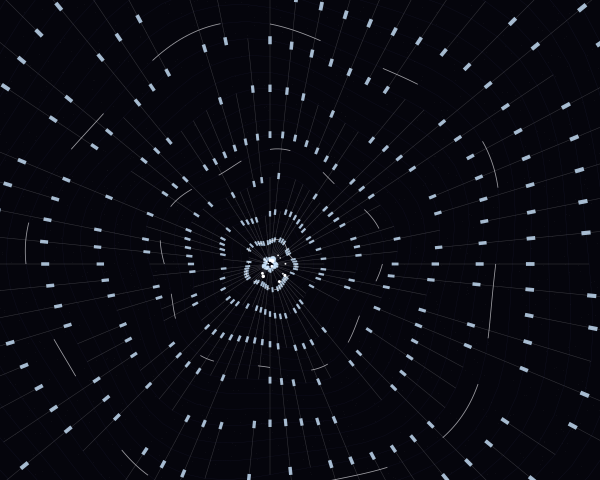

Recreate this plot in Python.
import cairo
import math
import random

# Setup
width, height = 600, 480
surface = cairo.ImageSurface(cairo.FORMAT_ARGB32, width, height)
ctx = cairo.Context(surface)

# Background: Deep, monochromatic void
ctx.set_source_rgb(0.02, 0.02, 0.05)
ctx.paint()

# Configuration
center_x, center_y = width * 0.45, height * 0.55  # Asymmetric origin
num_rings = 42
num_rays = 64
phi = (1 + 5**0.5) / 2  # Golden ratio for spacing

def polar_to_cartesian(r, theta, offset_x, offset_y):
    x = offset_x + r * math.cos(theta)
    y = offset_y + r * math.sin(theta)
    return x, y

def draw_distorted_grid():
    # 1. ATMOSPHERIC KINESIS: Soft focus background layer
    # Creates a "spectral luminosity" effect through many low-opacity strokes
    for i in range(num_rings):
        r_base = (i ** 1.6) * 1.8  # Exponential expansion
        ctx.set_line_width(0.3)
        
        # Color mapping: Temperature shift from deep violet to cyan
        r_val = 0.2 + 0.3 * (i / num_rings)
        g_val = 0.1 + 0.5 * (i / num_rings)
        b_val = 0.5 + 0.5 * (i / num_rings)
        
        ctx.set_source_rgba(r_val, g_val, b_val, 0.15)
        
        ctx.new_path()
        for j in range(num_rays + 1):
            theta = (j / num_rays) * 2 * math.pi
            # Apply radial distortion based on angle and distance
            distortion = math.sin(theta * 5 + i * 0.2) * (i * 0.5)
            r = r_base + distortion
            x, y = polar_to_cartesian(r, theta, center_x, center_y)
            if j == 0:
                ctx.move_to(x, y)
            else:
                ctx.line_to(x, y)
        ctx.stroke()

    # 2. SYSTEMIC MAPPING: The Swiss-inspired rigid elements
    # Hair-line precision grid points and connectors
    for i in range(2, num_rings, 3):
        r_base = (i ** 1.6) * 1.8
        
        for j in range(num_rays):
            if random.random() > 0.7: continue # Strategic negative space
            
            theta = (j / num_rays) * 2 * math.pi
            distortion = math.sin(theta * 5 + i * 0.2) * (i * 0.5)
            r = r_base + distortion
            x, y = polar_to_cartesian(r, theta, center_x, center_y)
            
            # Draw "Relational Nodes" - small blocks aligned to the flow
            ctx.save()
            ctx.translate(x, y)
            ctx.rotate(theta + math.pi/2)
            
            # High-contrast white/cyan nodes
            ctx.set_source_rgba(0.8, 0.9, 1.0, 0.8)
            node_w = 1.5 + (i * 0.1)
            node_h = 4 + (i * 0.2)
            ctx.rectangle(-node_w/2, -node_h/2, node_w, node_h)
            ctx.fill()
            
            # Hair-line vectors connecting outward
            if i < num_rings - 3:
                ctx.restore()
                ctx.save()
                next_r = ((i+3) ** 1.6) * 1.8 + math.sin(theta * 5 + (i+3) * 0.2) * ((i+3) * 0.5)
                nx, ny = polar_to_cartesian(next_r, theta, center_x, center_y)
                ctx.set_source_rgba(1, 1, 1, 0.2)
                ctx.set_line_width(0.5)
                ctx.move_to(x, y)
                ctx.line_to(nx, ny)
                ctx.stroke()
            
            ctx.restore()

    # 3. ELASTIC RIGOR: Wavefronts
    # Bold, precise arcs that define the rhythmic field
    ctx.set_line_width(0.8)
    for i in range(5, num_rings, 8):
        r_base = (i ** 1.6) * 1.8
        
        # Draw fragmented arcs
        segments = 12
        for s in range(segments):
            start_angle = (s / segments) * 2 * math.pi
            end_angle = start_angle + (random.uniform(0.1, 0.4))
            
            ctx.set_source_rgba(1, 1, 1, 0.6)
            ctx.new_path()
            
            # Step through the arc to apply distortion to the path
            steps = 20
            for step in range(steps + 1):
                angle = start_angle + (end_angle - start_angle) * (step / steps)
                distortion = math.sin(angle * 5 + i * 0.2) * (i * 0.5)
                r = r_base + distortion
                x, y = polar_to_cartesian(r, angle, center_x, center_y)
                if step == 0:
                    ctx.move_to(x, y)
                else:
                    ctx.line_to(x, y)
            ctx.stroke()

    # 4. FOCAL ORIGIN: High density core
    # A concentrated cluster of data points at the center
    for i in range(15):
        angle = random.uniform(0, 2 * math.pi)
        dist = random.uniform(0, 20)
        x, y = polar_to_cartesian(dist, angle, center_x, center_y)
        
        ctx.set_source_rgb(1, 1, 1)
        ctx.arc(x, y, random.uniform(0.5, 2.0), 0, 2 * math.pi)
        ctx.fill()

# Execution
draw_distorted_grid()

# Subtle grain/noise overlay using tiny random rectangles
for _ in range(1000):
    ctx.set_source_rgba(1, 1, 1, 0.03)
    ctx.rectangle(random.randint(0, width), random.randint(0, height), 1, 1)
    ctx.fill()
